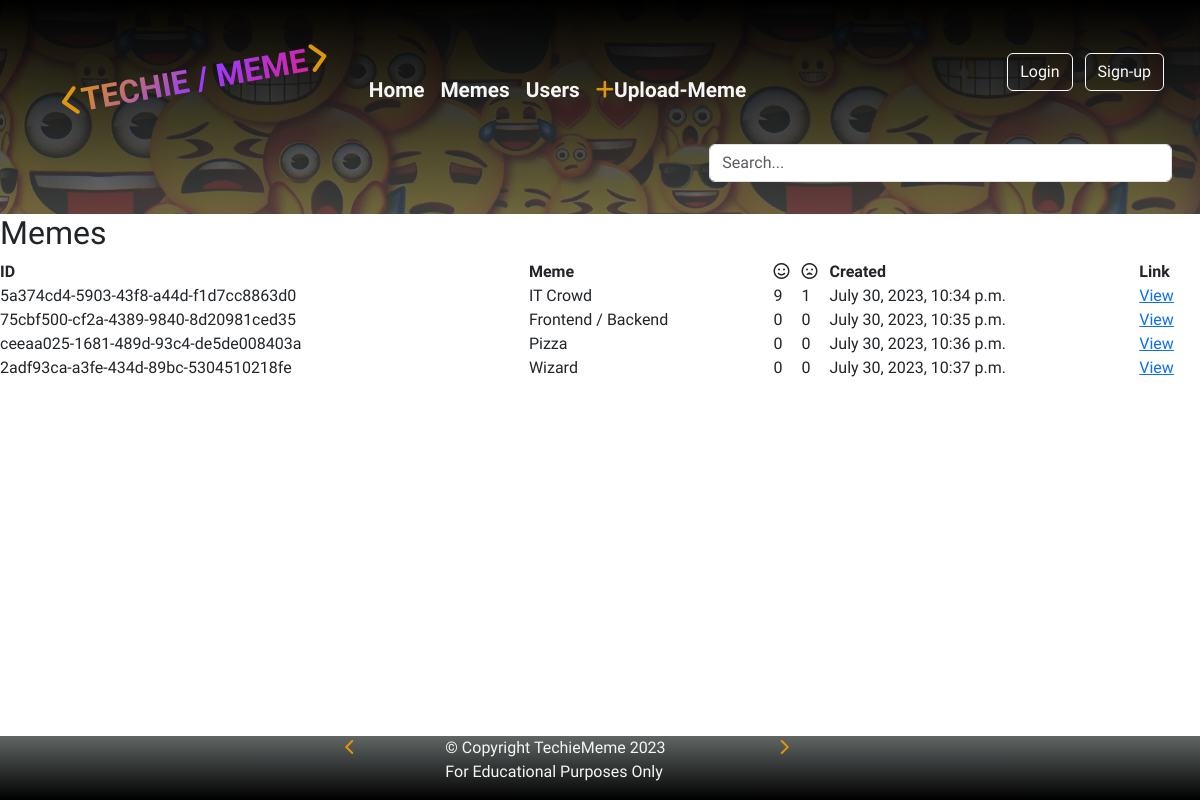
/memes/, run on an earlier commit of the app's database.
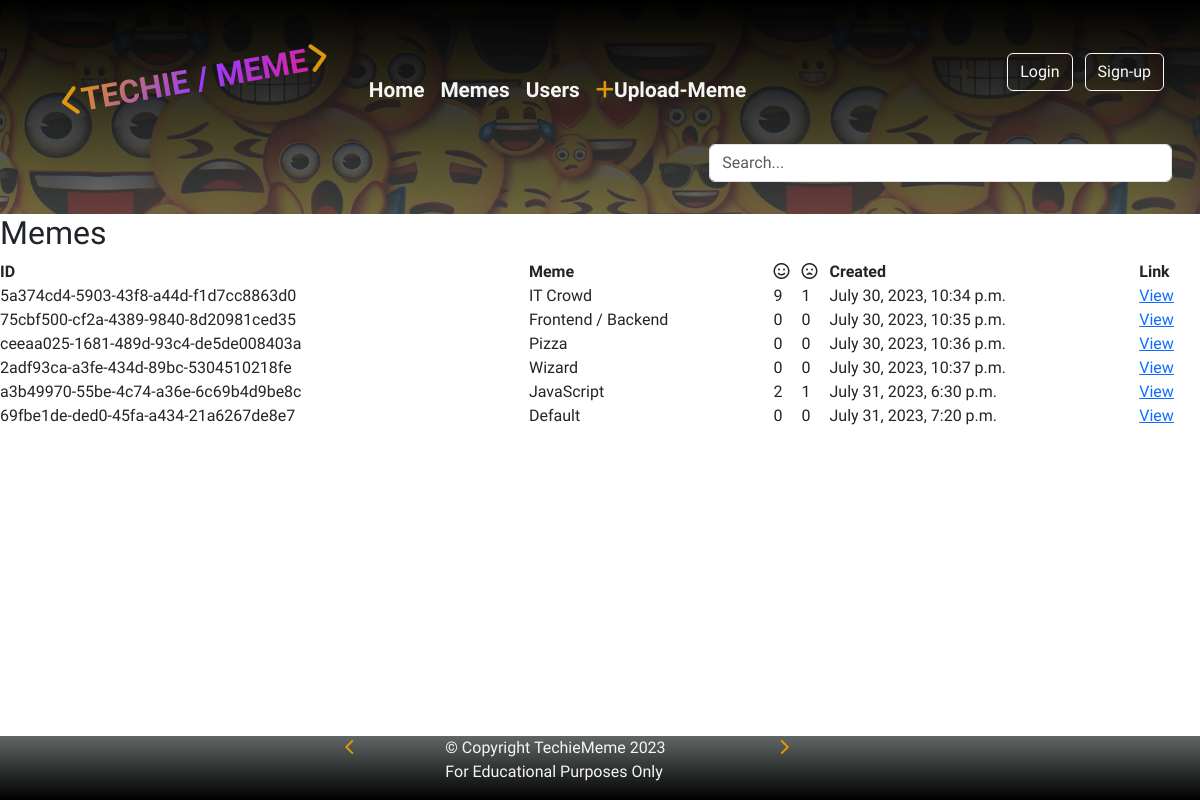
And on a later commit of the database.
### memes/models.py (models this page shows, shortened)
class Meme(models.Model):
    title = models.CharField(max_length=100)
    description = models.TextField(null=True, blank=True)
    meme_img = models.ImageField(upload_to='memes/',
                                 default='memes/default.webp')
    tags = models.ManyToManyField('Tag', blank=True)
    smiley_face = models.IntegerField(default=0, null=True, blank=True)
    sad_face = models.IntegerField(default=0, null=True, blank=True)
    created = models.DateTimeField(auto_now_add=True)
    id = models.UUIDField(
        default=uuid.uuid4, unique=True, primary_key=True, editable=False)

### memes/views.py (the view)
# urls.py: path('memes/', views.memes, name='memes'),
def memes(request):
    memes = Meme.objects.all()
    context = {"memes": memes}
    return render(request, "memes/memes.html", context)

### memes/templates/memes/memes.html
{% extends 'main.html' %}
{% block content  %}
<h2>Memes</h2>
<table>
  <tr>
    <th>ID</th>
    <th>Meme</th>
    <th><i class="fa-regular fa-face-smile"></i></th>
    <th><i class="fa-regular fa-face-frown-open"></i></th>
	<th>Created</th>
	<th>Link</th>
  </tr>
  {% for meme in memes  %}
  	<tr>
		<td>{{meme.id}}</td>
		<td>{{meme.title}}</td>
		<td>{{meme.smiley_face}}</td>
		<td>{{meme.sad_face}}</td>
		<td>{{meme.created}}</td>
		<td><a href="{% url 'meme' meme.id %}">View</a></td>
	</tr>
  {% endfor %}
</table>
{% endblock content %}

### templates/main.html (shortened to what this page needs)
<!DOCTYPE html>
{% load static %}
<html lang="en">
<head>
    <link href="https://cdn.jsdelivr.net/npm/bootstrap@5.3.0/dist/css/bootstrap.min.css" rel="stylesheet">
    <link rel="stylesheet" href="https://cdn.jsdelivr.net/npm/bootstrap-icons@1.10.5/font/bootstrap-icons.css">
    <link rel="stylesheet" type="text/css" media="screen" href='{% static "styles/main.css" %}'>
</head>
<body>
    {% include 'header.html' %}
    {% block content %}
    {% endblock content %}
    {% include 'footer.html' %}
</body>
</html>

### templates/header.html (shortened to what this page needs)
{% load static %}
<header class="p-3 ">
    <nav class="navbar navbar-expand-lg text-nowrap" aria-label="Fifth navbar example">
        <div class="container-fluid">
            <a href="/" class="d-flex align-items-center mb-2 mb-lg-0 text-white text-decoration-none">
                <div class="img-fluid logo-image"><i class="fa-solid fa-chevron-left yellow"></i><span class="logo-text">Techie / Meme</span><i class="fa-solid fa-chevron-right yellow"></i></div>
            </a>
            <div class="collapse navbar-collapse " id="navbarsExample05">
                <ul class="navbar-nav me-auto mb-2 mb-lg-0">
                <li class="nav-item">
                    <a class="navbar-item nav-link" aria-current="page" href="/">Home</a>
                </li>
                <li class="nav-item">
                    <a class="navbar-item nav-link" href="{% url 'memes' %}">Memes</a>
                </li>
                <li class="nav-item">
                    <a class="nav-link navbar-item"  href="{% url 'user_profiles' %}">Users</a>
                </li>
                <li class="nav-item">
                    <a class="nav-link navbar-item"><i class="fa-solid fa-plus yellow"></i>Upload-Meme</a>
                </li>
                </ul>
                <div class="text-end mb-3">
                    <button type="button" class="btn btn-outline-light me-2">Login</button>
                    <button type="button" class="btn btn-outline-light me-2">Sign-up</button>
                </div>
            </div>
        </div>
    </nav>
    <div class="container-fluid">
        <div class="row justify-content-center justify-content-lg-end">
            <form class="col-10 col-lg-5 mb-3" role="search">
                <input type="search" class="form-control" placeholder="Search..." aria-label="Search">
            </form>
        </div>
</header>

### templates/footer.html
{% load static %}
<footer class="footer">
    <div class="container-fluid">
        <div class="row">
            <div class="col"></div>
            <div class="col col-1"><i class="fa-solid fa-chevron-left yellow"></i></div>
            <div class="col">
                <div class="row">
                    <div>&#xa9; Copyright TechieMeme 2023</div>
                    <div>For Educational Purposes Only</div>
                </div>
            </div>
            <div class="col col-1"><i class="fa-solid fa-chevron-right yellow"></i></div>
            <div class="col"></div>
        </div>
    </div>
</footer>

### static/styles/main.css (style rules this page uses)
* { margin: 0; padding: 0; box-sizing: border-box; }
body { font-family: 'Lexend', sans-serif; min-height: 100vh; display: flex; flex-direction: column; overflow: hidden; }
.yellow { color: #DE970B; }
header { background-color: #4C4E52; height: auto; background:linear-gradient(0deg, rgba(80, 86, 85, 0.7), rgba(0, 0, 0, 1)), url("../images/site/background11.webp"); background-size: cover; background-position: top; }
.logo-image { max-width: 350px; height: auto; rotate: -10deg; font-size: 2em; font-weight: 800; margin: 1em; flex-wrap: nowrap; }
.logo-text { text-transform: uppercase; background-image: linear-gradient( -225deg, #DE970B 0%, #9a3bff 29%, #ff1361 67%, #DE970B 100% ); background-size: auto auto; background-clip: border-box; background-size: 200% auto; color: #fff; background-clip: text; -webkit-background-clip: text; -webkit-text-fill-color: transparent; animation: textclip 5s linear infinite; display: inline-block; }
.navbar-item { font-weight: bold; color: whitesmoke; font-weight: 800; font-size: 1.3em; text-decoration: none; margin-top: 1em; }
footer { background-color: #4C4E52; height: 4em; background:linear-gradient(0deg, rgba(0, 0, 0, 1), rgba(80, 86, 85, 0.9)); background-size: cover; background-position: left; color: whitesmoke; margin-top: auto; }

What changed in the data, as far as the page shows it:
added Meme: id "a3b49970-55be-4c74-a36e-6c69b4d9be8c", title "JavaScript", smiley_face "2", sad_face "1", created "July 31, 2023, 6:30 p.m."
added Meme: id "69fbe1de-ded0-45fa-a434-21a6267de8e7", title "Default", smiley_face "0", sad_face "0", created "July 31, 2023, 7:20 p.m."
